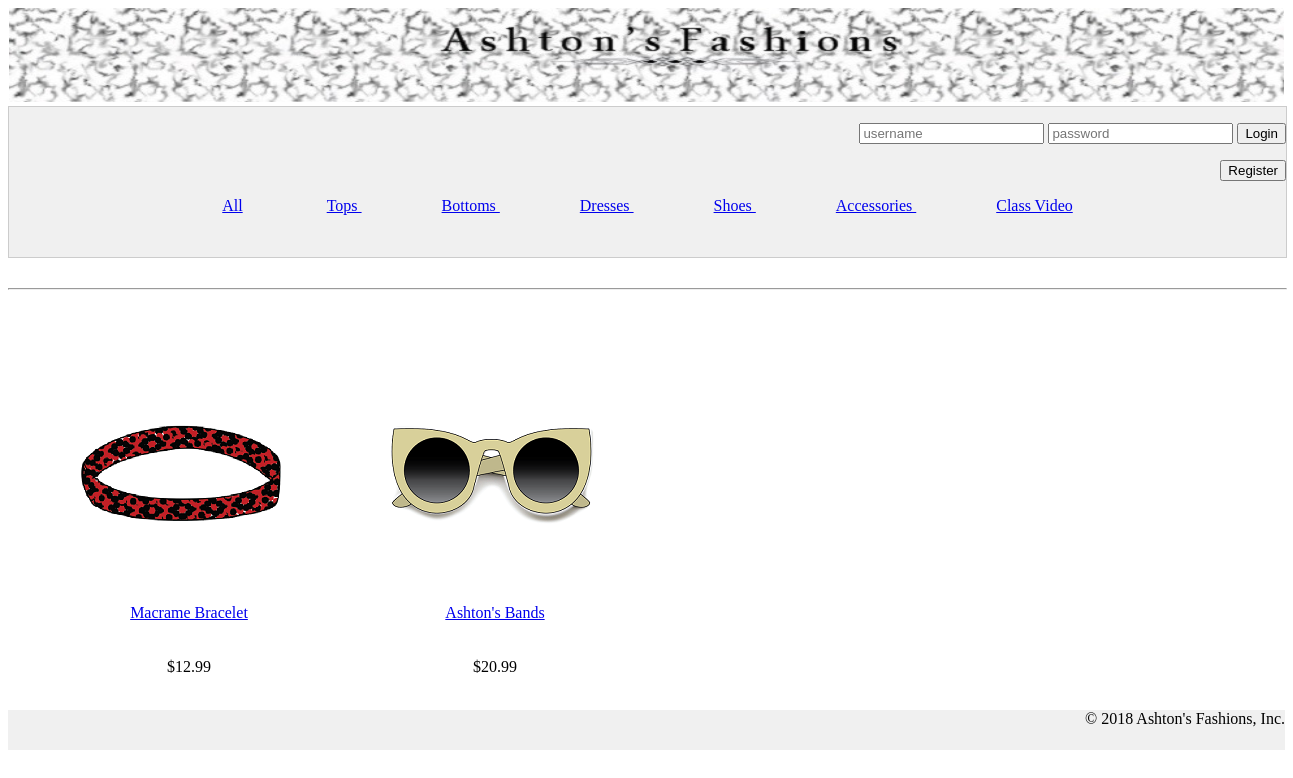
The app's page /?action=Accessories with its own data.
### tables this page shows
CREATE TABLE IF NOT EXISTS `categories` (
  `categoryID` int(11) NOT NULL AUTO_INCREMENT,
  `categoryName` varchar(30) NOT NULL,
  PRIMARY KEY (`categoryID`)
);

CREATE TABLE IF NOT EXISTS `products` (
  `productID` int(11) NOT NULL AUTO_INCREMENT,
  `categoryID` int(11) NOT NULL,
  `listPrice` float NOT NULL,
  `salePrice` float NOT NULL,
  `onSale` tinyint(1) NOT NULL DEFAULT 0,
  `productSize` enum('small','medium','large') NOT NULL DEFAULT 'small',
  `productName` varchar(60) NOT NULL,
  `productCode` varchar(30) NOT NULL,
  `fullImagePath` varchar(120) NOT NULL,
  `smallImagePath` varchar(120) NOT NULL,
  PRIMARY KEY (`productID`),
  KEY `categoryID` (`categoryID`)
);

### model/category_db.php (called while the page is built, shortened)
<?php
function getCategories() {
    global $db;
    $query = 'SELECT * FROM categories
              ORDER BY categoryID';
    $statement = $db->prepare($query);
    $statement->execute();
    return $statement;
}

### model/product_db.php (called while the page is built, shortened)
<?php
function getProductsByCategory($category_id) {
    global $db;
    $query = 'SELECT * FROM products
              WHERE products.categoryID = :category_id
              ORDER BY productID';
    $statement = $db->prepare($query);
    $statement->bindValue(":category_id", $category_id);
    $statement->execute();
    $products = $statement->fetchAll();
    return $products;
}

### view/product_list.php (the view, shortened to what this page needs)
<?php
include("header.php");
   include("nav.php");
?>
<main>
    <?php foreach($products as $product) : ?>
            <ul class="list">
               <br>
                <br>
                <a href="?action=<?php echo $product['productID']; ?>">
                        <?php echo $product['smallImagePath']; ?>
                        <br>
                        <?php echo "<div>" . $product['productName'] . "</div>"; ?>
                        <br>
                        <br>
                        </a>
                        <?php
                        if(!$product['onSale'])
                        echo "<div>$" . $product['listPrice'] . "</div>";
                        else
                        echo "<div>$" . $product['salePrice'] . "</div>";
                        ?>
                        <br>
            </ul>
            <?php endforeach; ?>
</main>
<?php
include("footer.php");
?>

### view/nav.php (shortened to what this page needs)
    <nav class ="two">
        <li class = "nav"><a href=".">All</a></li>
    <?php foreach($categories as $category) : ?>
            <li class="nav">
                <a href="?action=<?php echo $category['categoryName']; ?>">
                    <?php echo $category['categoryName']; ?>
                </a>
            </li>
            <?php endforeach; ?>
            <li class = "nav">
            <a href="?action=video">Class Video</a>
            </li>
</nav>
</header>
<hr>

### css/format.css (style rules this page uses)
html { position: relative; min-height: 100%; }
body { background-color: white; }
hr { color: black; margin-top: 30px; width: 100% }
div { text-align: center; }
li.nav { display:inline; padding: 25px; margin: 15px; }
ul.list { float: left; list-style-position: outside; margin-left: 1em; }
nav.two { text-align: center; }

### records on screen
categories: categoryName "Tops"
categories: categoryName "Bottoms"
categories: categoryName "Dresses"
categories: categoryName "Shoes"
categories: categoryName "Accessories"
products: smallImagePath (picture), productName "Macrame Bracelet", listPrice "12.99"
products: smallImagePath (picture), productName "Ashton's Bands", listPrice "20.99"
